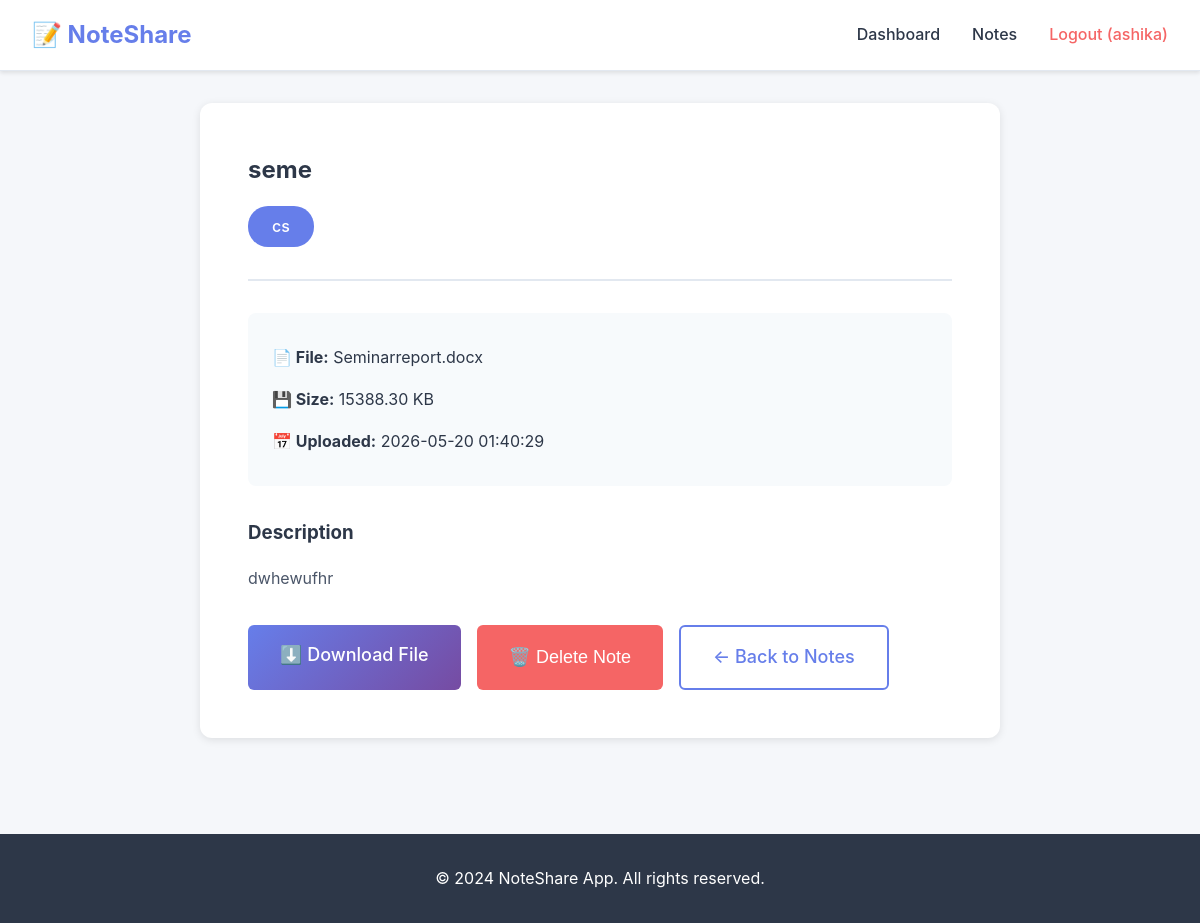
/note/4 (signed in), run on the app's committed database.
### tables this page shows
CREATE TABLE notes (
            id INTEGER PRIMARY KEY AUTOINCREMENT,
            user_id INTEGER NOT NULL,
            title TEXT NOT NULL,
            subject TEXT NOT NULL,
            description TEXT,
            filename TEXT,
            file_path TEXT,
            file_size INTEGER,
            uploaded_at TIMESTAMP DEFAULT CURRENT_TIMESTAMP,
            FOREIGN KEY (user_id) REFERENCES users(id) ON DELETE CASCADE
        );

### app.py (the view)
@app.route('/note/<int:note_id>')
@login_required
def view_note(note_id):
    user_id = session['user_id']
    conn = get_db_connection()
    cursor = conn.cursor()
    cursor.execute('SELECT * FROM notes WHERE id = ? AND user_id = ?', (note_id, user_id))
    note = cursor.fetchone()
    conn.close()
    if not note:
        return redirect(url_for('notes'))
    return render_template('note_detail.html', note=note)

### app.py (called while the page is built)
def get_db_connection():
    conn = sqlite3.connect('notes.db')
    conn.row_factory = sqlite3.Row
    return conn

def login_required(f):
    @wraps(f)
    def decorated_function(*args, **kwargs):
        if 'user_id' not in session:
            return redirect(url_for('login'))
        return f(*args, **kwargs)
    return decorated_function

### templates/note_detail.html (shortened to what this page needs)
{% extends "base.html" %}
{% block content %}
<div class="container">
    <section class="note-detail">
        <div class="note-header-detail">
            <h1>{{ note.title }}</h1>
            <span class="badge badge-large">{{ note.subject }}</span>
        </div>
        <div class="note-meta-detail">
            <div class="meta-item-detail">
                <strong>📄 File:</strong> {{ note.filename }}
            </div>
            <div class="meta-item-detail">
                <strong>💾 Size:</strong> {{ "%.2f"|format(note.file_size / 1024) }} KB
            </div>
            <div class="meta-item-detail">
                <strong>📅 Uploaded:</strong> {{ note.uploaded_at }}
            </div>
        </div>
        {% if note.description %}
        <div class="note-description-detail">
            <h3>Description</h3>
            <p>{{ note.description }}</p>
        </div>
        {% endif %}
        <div class="note-actions-detail">
            <a href="{{ url_for('download_note', note_id=note.id) }}" class="btn btn-primary btn-large">
                ⬇️ Download File
            </a>
            <button onclick="deleteNote()" class="btn btn-danger btn-large">
                🗑️ Delete Note
            </button>
            <a href="{{ url_for('notes') }}" class="btn btn-outline btn-large">
                ← Back to Notes
            </a>
        </div>
    </section>
</div>
{% endblock %}

### static/css/style.css (style rules this page uses)
* { margin: 0; padding: 0; box-sizing: border-box; }
:root { --primary: #667eea; --primary-dark: #5568d3; --secondary: #764ba2; --success: #48bb78; --danger: #f56565; --warning: #ed8936; --info: #4299e1; --light: #f7fafc; --dark: #2d3748; --border: #e2e8f0; --text: #2d3748; }
body { font-family: -apple-system, BlinkMacSystemFont, 'Segoe UI', Roboto, Oxygen, Ubuntu, Cantarell, sans-serif; background-color: #f5f7fa; color: var(--text); line-height: 1.6; }
.container { max-width: 1200px; margin: 0 auto; padding: 2rem; }
.btn { display: inline-block; padding: 0.75rem 1.5rem; border: none; border-radius: 6px; font-size: 1rem; font-weight: 500; cursor: pointer; transition: all 0.3s ease; text-decoration: none; text-align: center; }
.btn-primary { background: linear-gradient(135deg, var(--primary), var(--secondary)); color: white; }
.btn-danger { background-color: var(--danger); color: white; }
.btn-outline { background-color: transparent; color: var(--primary); border: 2px solid var(--primary); }
.btn-large { padding: 1rem 2rem; font-size: 1.125rem; }
.badge { display: inline-block; padding: 0.25rem 0.75rem; background-color: var(--primary); color: white; border-radius: 20px; font-size: 0.875rem; font-weight: 500; }
.badge-large { padding: 0.5rem 1.5rem; font-size: 1rem; }
.note-detail { background: white; padding: 3rem; border-radius: 12px; box-shadow: 0 2px 8px rgba(0, 0, 0, 0.1); max-width: 800px; margin: 0 auto; }
.note-header-detail { margin-bottom: 2rem; padding-bottom: 2rem; border-bottom: 2px solid var(--border); }
.note-header-detail h1 { margin-bottom: 1rem; }
.note-meta-detail { background-color: var(--light); padding: 1.5rem; border-radius: 8px; margin-bottom: 2rem; }
.meta-item-detail { padding: 0.5rem 0; color: var(--text); }
.note-description-detail { margin-bottom: 2rem; }
.note-description-detail h3 { margin-bottom: 1rem; color: var(--dark); }
.note-description-detail p { line-height: 1.8; color: #4a5568; white-space: pre-wrap; }
.note-actions-detail { display: flex; gap: 1rem; flex-wrap: wrap; }

### data on the page
notes: title "seme", subject "cs", filename "Seminarreport.docx", note.file_size/1024 "15388.30", uploaded_at "2026-05-20 01:40:29", description "dwhewufhr"

### other printed values
{{ session.username }} "ashika"
